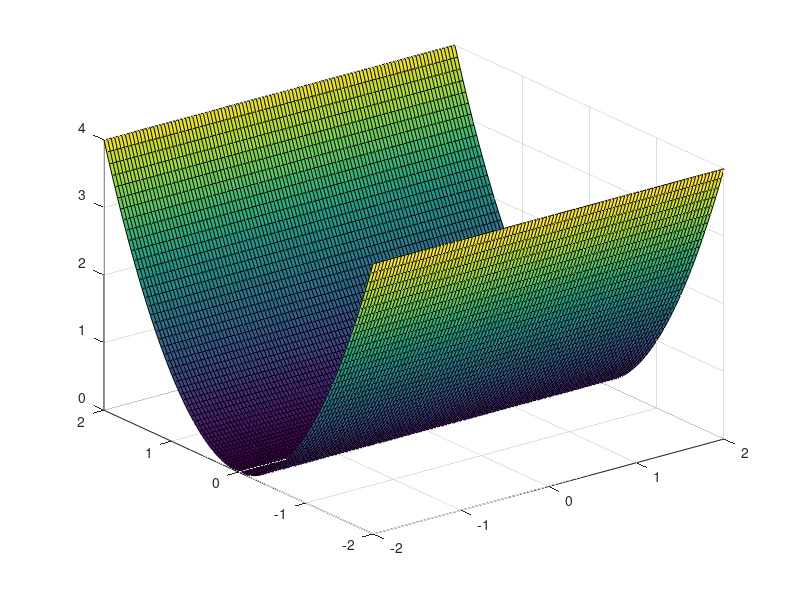

The MATLAB script that drew this image:
clear all;
clc;

function result = fsq(x,l)
result = transpose(x)*l*x;
endfunction

function result = fsq2D(x1,x2,l)
  z = ones(rows(x1),columns(x1));
  for i = 1:rows(x1)
    for j = 1:columns(x1)
      z(i,j) = fsq([x1(i,j);x2(i,j)],l);
    endfor
  endfor
  result = z;
endfunction

l=diag([0,1]);
domain = linspace(-2,2,100);
[x,y] = meshgrid(domain,domain);
z = fsq2D(x,y,l);
surf(domain,domain,z);